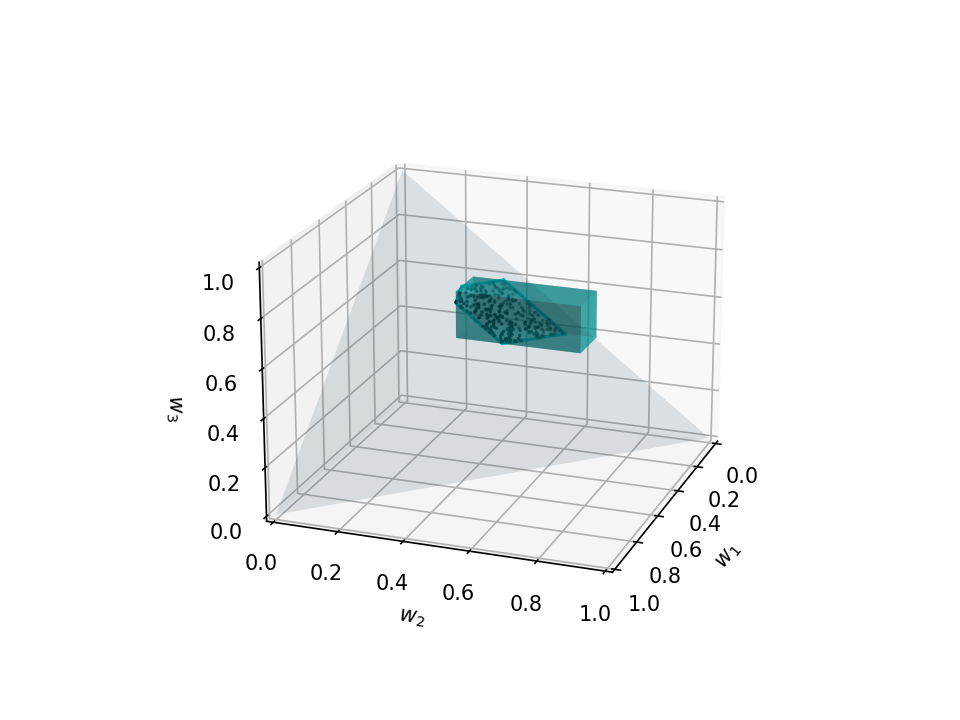

Recreate this plot in Python.

import matplotlib.pyplot as plt
import matplotlib.tri as mtri
import numpy as np
from random_weights_with_ineq_constraints import (random_weights,
        compute_intersection_vertices, check_bounds)


def plot_box(ax, bounds):
    alpha = 0.5
    color = 'c'

    u = [0, 0, 1, 1]
    v = [0, 1, 1, 0]

    x0 = [bounds[0, 0]]*4
    y0 = [bounds[1, 0], bounds[1, 0], bounds[1, 1], bounds[1, 1]]
    z0 = [bounds[2, 0], bounds[2, 1], bounds[2, 1], bounds[2, 0]]
    tri = mtri.Triangulation(u, v)
    ax.plot_trisurf(x0, y0, z0, triangles=tri.triangles, linewidth=0.2,
                    antialiased=True, color=color, alpha=alpha)

    x0 = [bounds[0, 1]]*4
    y0 = [bounds[1, 0], bounds[1, 0], bounds[1, 1], bounds[1, 1]]
    z0 = [bounds[2, 0], bounds[2, 1], bounds[2, 1], bounds[2, 0]]
    tri = mtri.Triangulation(u, v)
    ax.plot_trisurf(x0, y0, z0, triangles=tri.triangles, linewidth=0.2,
                    antialiased=True, color=color, alpha=alpha)

    x0 = [bounds[0, 0], bounds[0, 0], bounds[0, 1], bounds[0, 1]]
    y0 = [bounds[1, 0]]*4
    z0 = [bounds[2, 0], bounds[2, 1], bounds[2, 1], bounds[2, 0]]
    tri = mtri.Triangulation(u, v)
    ax.plot_trisurf(x0, y0, z0, triangles=tri.triangles, linewidth=0.2,
                    antialiased=True, color=color, alpha=alpha)

    x0 = [bounds[0, 0], bounds[0, 0], bounds[0, 1], bounds[0, 1]]
    y0 = [bounds[1, 1]]*4
    z0 = [bounds[2, 0], bounds[2, 1], bounds[2, 1], bounds[2, 0]]
    tri = mtri.Triangulation(u, v)
    ax.plot_trisurf(x0, y0, z0, triangles=tri.triangles, linewidth=0.2,
                    antialiased=True, color=color, alpha=alpha)

    x0 = [bounds[0, 0], bounds[0, 0], bounds[0, 1], bounds[0, 1]]
    y0 = [bounds[1, 0], bounds[1, 1], bounds[1, 1], bounds[1, 0]]
    z0 = [bounds[2, 0]]*4
    tri = mtri.Triangulation(u, v)
    ax.plot_trisurf(x0, y0, z0, triangles=tri.triangles, linewidth=0.2,
                    antialiased=True, color=color, alpha=alpha)

    x0 = [bounds[0, 0], bounds[0, 0], bounds[0, 1], bounds[0, 1]]
    y0 = [bounds[1, 0], bounds[1, 1], bounds[1, 1], bounds[1, 0]]
    z0 = [bounds[2, 1]]*4
    tri = mtri.Triangulation(u, v)
    ax.plot_trisurf(x0, y0, z0, triangles=tri.triangles, linewidth=0.2,
                    antialiased=True, color=color, alpha=alpha)


bounds = np.array([[0.05, 0.2],
                   [0.25, 0.65],
                   [0.4, 0.6]])

check_bounds(bounds)

constrained_points = compute_intersection_vertices(bounds)
cmin = constrained_points.min(axis=0)
cmax = constrained_points.max(axis=0)

# - - - - - - - - - - - - - - - - - - - - - - - - - - - - - - - - - - - - -

ax = plt.figure().add_subplot(projection='3d')

ax.plot_trisurf(*np.eye(3), linewidth=0.2, antialiased=True, alpha=0.125)
ax.set_xlabel('$w_1$')
ax.set_ylabel('$w_2$')
ax.set_zlabel('$w_3$')

plot_box(ax, bounds)

v = compute_intersection_vertices(bounds)
# This plot relies on the points in v being returned in an
# order that nicely encloses the intersection region.
# The code in compute_intersection_vertices() was not intentionally
# designed to do that, but it happens to work that way.
ax.plot(v[:, 0], v[:, 1], v[:, 2], c='c')
ax.plot(v[[-1, 0], 0], v[[-1, 0], 1], v[[-1, 0], 2], c='c')

# - - - - - - - - - - - - - - - - - - - - - - - - - - - - - - - - - - - - - -

rng = np.random.default_rng(2342389820446)
nsamples = 500
samples = random_weights(bounds, nsamples, rng)

x1, y1, z1 = samples.T

ax.scatter(x1, y1, z1, s=0.5, c='k')

ax.set_xlim3d(0, 1)
ax.set_ylim3d(0, 1)
ax.set_zlim3d(0, 1)
ax.view_init(elev=20, azim=20)

# plt.show()
plt.savefig('example_three_weights.png', dpi=150)
